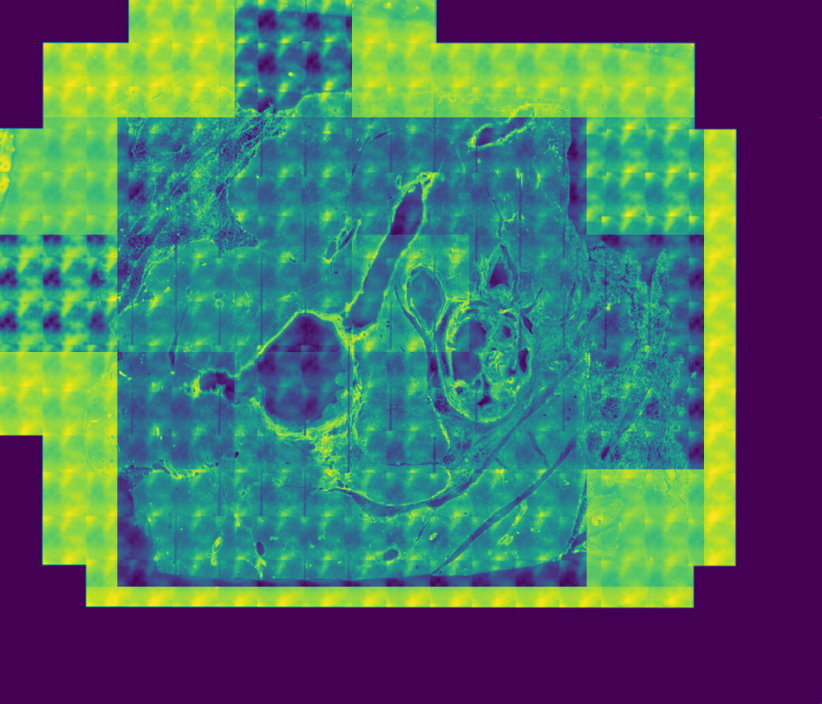
#> input picture 27620_STIFMap_stitched.png, 2464 x 2112 px, found by its file name (shown at 1/3 size)
$ python crop_27620.py
#> lines starting #> are read from the running program, lines starting #| are printed output that depends on the picture
from PIL import Image
import os

# Define the path to the image file
image_path = os.path.join(os.getcwd(), 'final_outputs', '27620_STIFMap_stitched.png')

# Load the original image
original_image = Image.open(image_path)
#> original_image is the input picture: PIL image 2464x2112 RGB; mean R, G, B 73.8, 111.5, 105

# Define the dimensions for cropping
cropped_width = 2209
cropped_height = 1824

# Crop the image from the top-left corner
cropped_image = original_image.crop((0, 0, cropped_width, cropped_height))
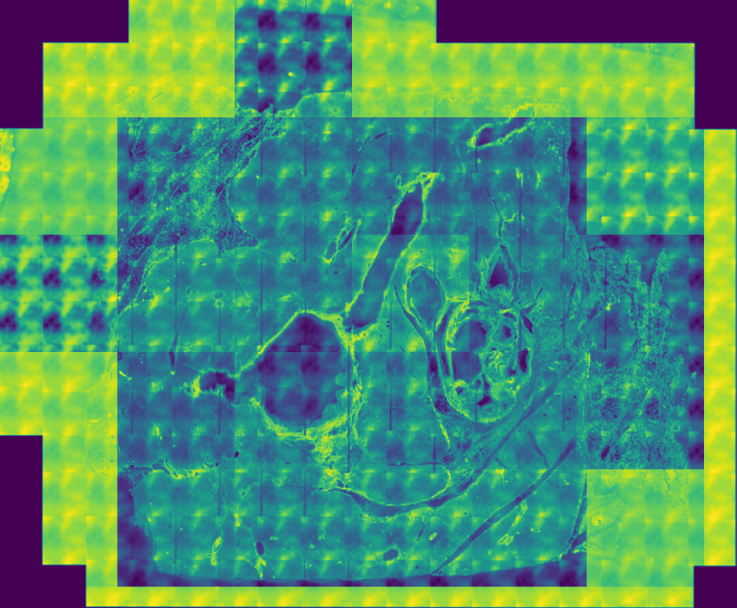
#> cropped_image: PIL image 2209x1824 RGB (shown at 1/3 size); mean R, G, B 75.4, 143.7, 111.1

# Convert the cropped image to grayscale
gray_image = cropped_image.convert("L")
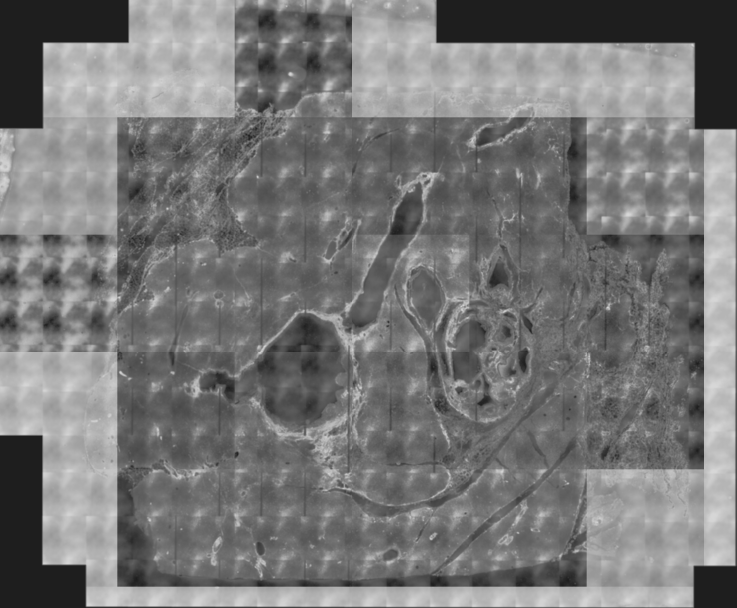
#> gray_image: PIL image 2209x1824 L (shown at 1/3 size); min 30, max 215, mean 119.5

# Define the path and name for the saved image
save_path = os.path.join(os.getcwd(), 'final_outputs', '27620_STIFMap_stitched_cropped_gray.png')

# Save the grayscale image as PNG
gray_image.save(save_path)

print(f"Grayscale image saved to {save_path}")

$ run again, with STIFMap_images/27620_STIFMap_0_0.png copied over 27620_STIFMap_stitched.png
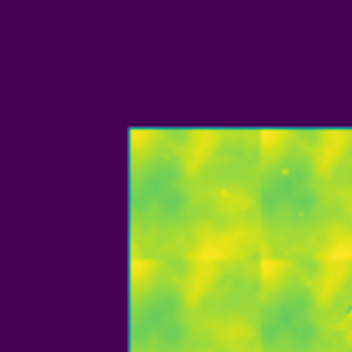
#> input picture STIFMap_images/27620_STIFMap_0_0.png, 352 x 352 px, found by its file name
#> original_image is the input picture: PIL image 352x352 RGBA; mean R, G, B, A 107.1, 88.8, 72.2, 255
#> `cropped_image = original_image.crop((0, 0, cropped_width, cropped_heig..`:
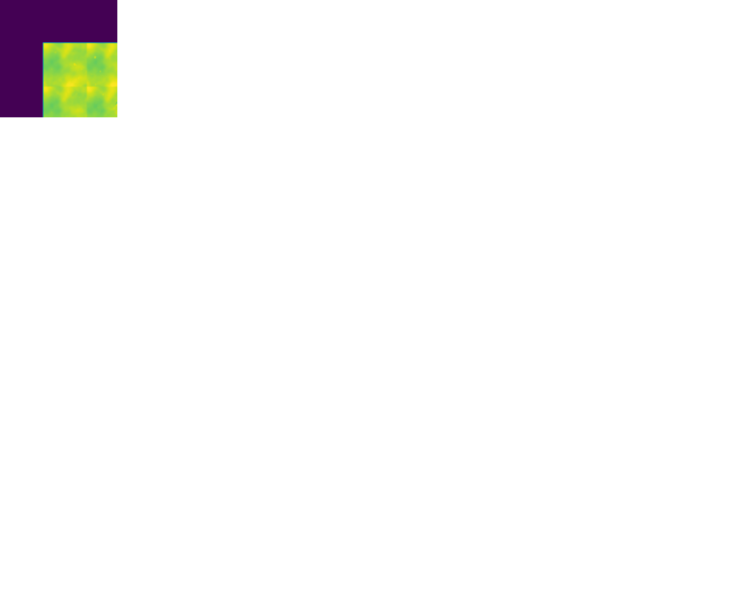
#> cropped_image: PIL image 2209x1824 RGBA (shown at 1/3 size); mean R, G, B, A 3.3, 2.7, 2.2, 7.8; transparent parts drawn white
#> `gray_image = cropped_image.convert("L")`:
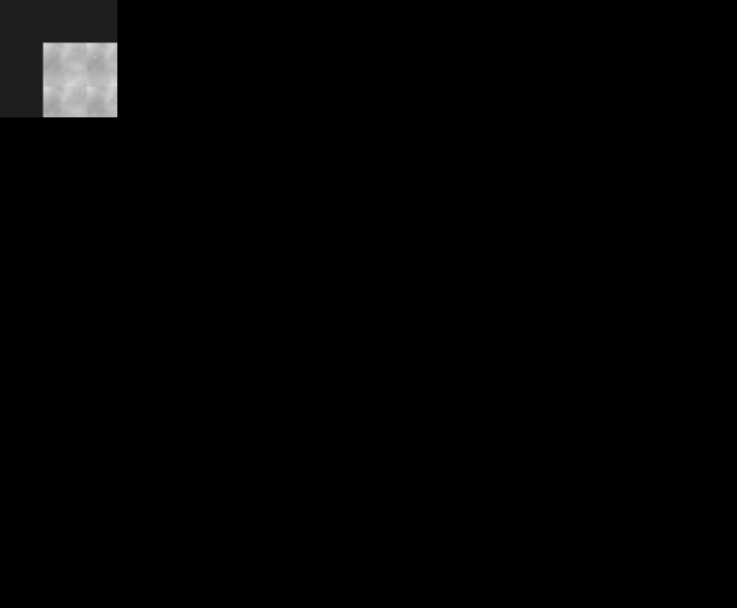
#> gray_image: PIL image 2209x1824 L (shown at 1/3 size); min 0, max 215, mean 2.8
